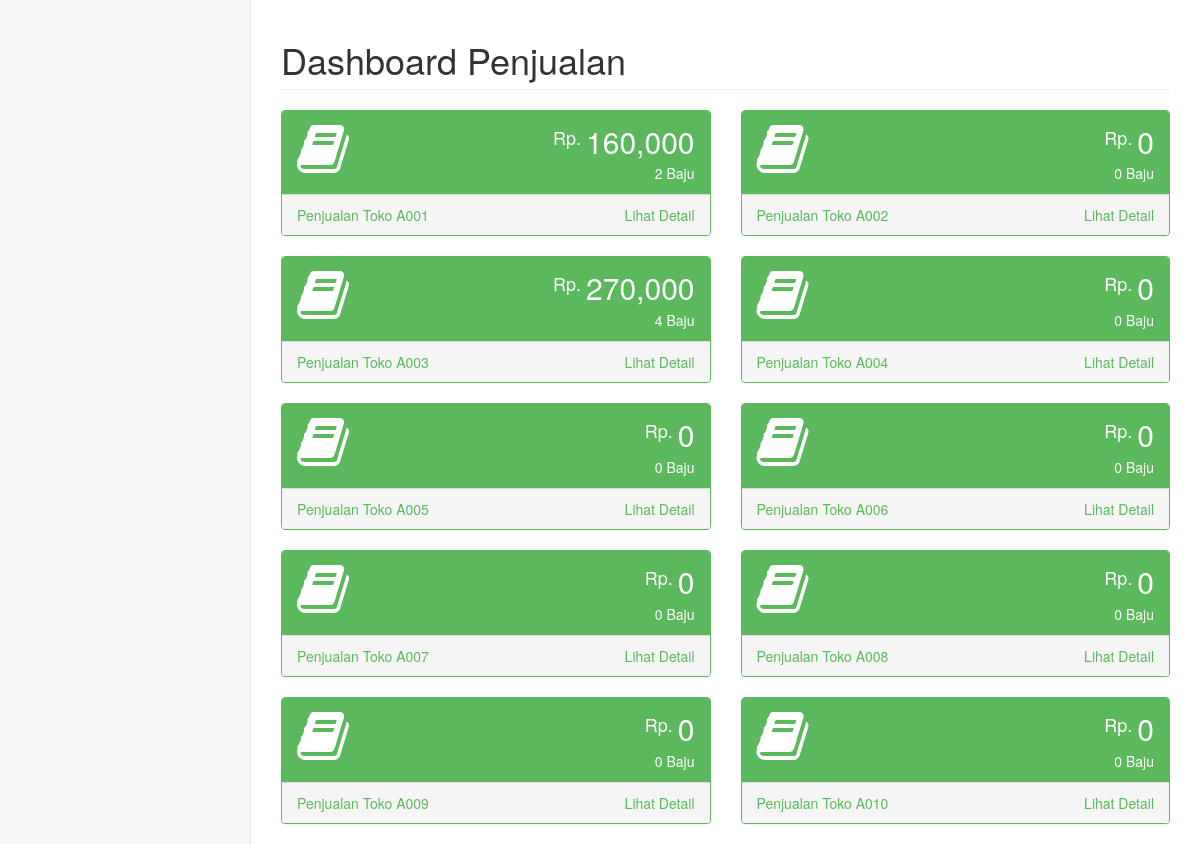
Screenshot of /dashboardPenjualan/input.php with the database file from the repository.
### tables this page shows
CREATE TABLE `toko` (
  `idToko` int(2) NOT NULL,
  `nama` varchar(15) NOT NULL
);

### koneksi.php (called while the page is built, shortened)
<?php
	$db ='tokoumi';
	?>

### dashboardPenjualan/input.php (the view, shortened to what this page needs)
<?php
	include "../koneksi.php";
?>
<!DOCTYPE html>
<html lang="en">
<head>
    <link href="../vendor/bootstrap/css/bootstrap.min.css" rel="stylesheet">
    <link href="../vendor/metisMenu/metisMenu.min.css" rel="stylesheet">
	<link href="../dist/css/sb-admin-2.css" rel="stylesheet">
	<link href="../vendor/font-awesome/css/font-awesome.min.css" rel="stylesheet" type="text/css">
</head>
<body>
<div id="page-wrapper">
  <div class="row">
    <div class="col-lg-12">
      <h1 class="page-header">Dashboard Penjualan</h1>
    </div>
  </div>
			<div class="row">
			<?php
			$exe  = mysqli_query($con,"SELECT * FROM $db.toko order by toko.nama asc");
			while ($res=mysqli_fetch_array($exe)){
				$sql=mysqli_query($con,"select sum(penjualan.jumlahJual),sum(penjualan.total) from $db.penjualan where penjualan.toko='$res[idToko]' and (month(penjualan.tglTransaksi)=month(date(now())) and year(penjualan.tglTransaksi)=year(date(now())));");
				$data = mysqli_fetch_row($sql);
						if (!empty($data[1])) {
							$ambil=number_format($data[1]);
						} else {
							$ambil="0";
						}
						if (!empty($data[0])) {
							$jml=$data[0]." Baju";
						} else {
							$jml="0 Baju";
						}
				echo '
				<div class="col-lg-6 col-md-6">
						<div class="panel panel-green">
							<div class="panel-heading">
								<div class="row">
									<div class="col-xs-3">
										<i class="fa fa-book fa-4x"></i>
									</div>
									<div class="col-xs-9 text-right">
										<div class="huge">
											<sup style="font-size: 18px">Rp. </sup>
											'.
											$ambil
											.'
										</div>
										<div>
											'.
											$jml
											.'
										</div>
									</div>
								</div>
							</div>
							<a href="?act=jualDetail&toko='.$res['idToko'].'">
								<div class="panel-footer">
									<span class="pull-left">Penjualan Toko '.$res['nama'].'</span>
									<span class="pull-right">Lihat Detail</span>
									<div class="clearfix"></div>
								</div>
							</a>
						</div>
					</div>
				';
			}
			?>
			</div>
</div>
</body>
</html>

### rows the page displays
toko: ambil "160,000", jml "2 Baju", nama "A001"
toko: ambil "0", jml "0 Baju", nama "A002"
toko: ambil "270,000", jml "4 Baju", nama "A003"
toko: ambil "0", jml "0 Baju", nama "A004"
toko: ambil "0", jml "0 Baju", nama "A005"
toko: ambil "0", jml "0 Baju", nama "A006"
toko: ambil "0", jml "0 Baju", nama "A007"
toko: ambil "0", jml "0 Baju", nama "A008"
toko: ambil "0", jml "0 Baju", nama "A009"
toko: ambil "0", jml "0 Baju", nama "A010"
